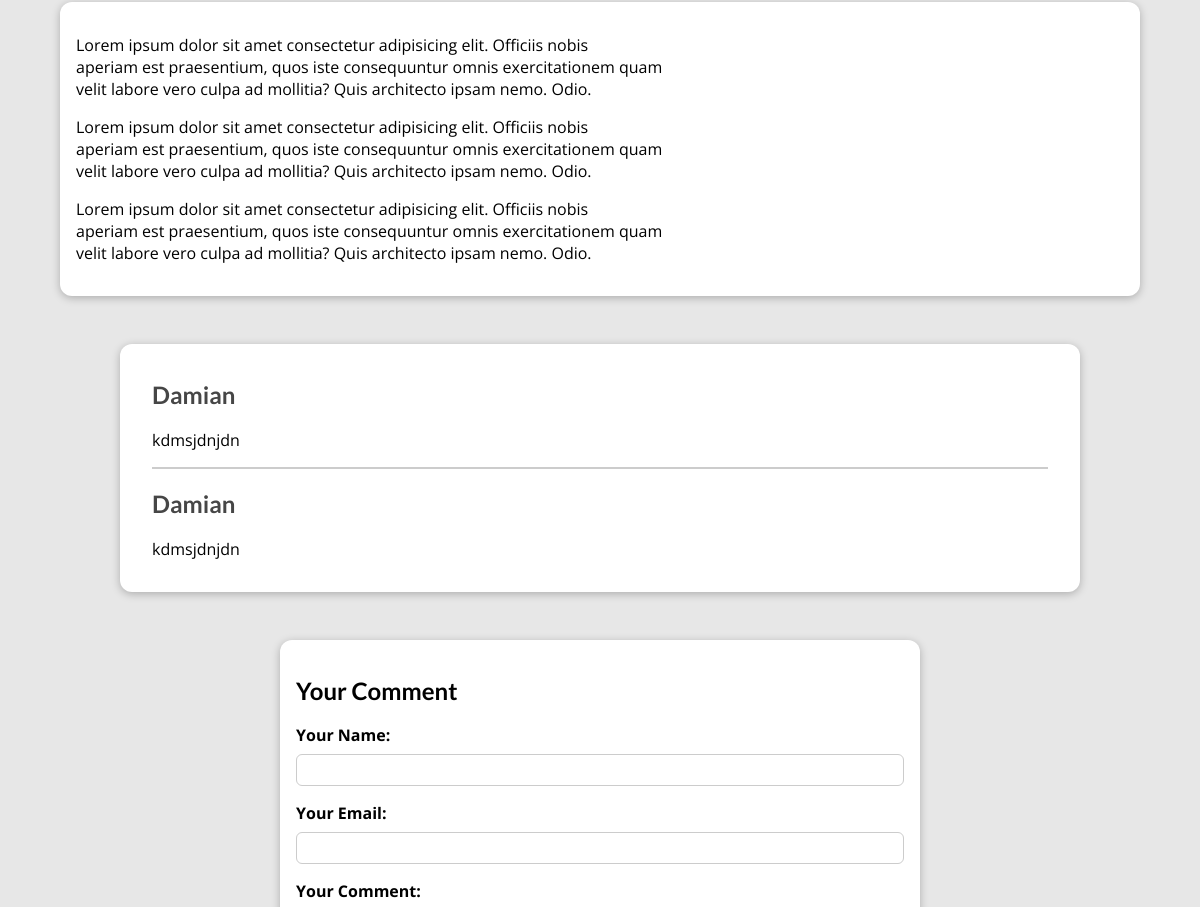
Page /posts/hike-in-the-mountains (middle part) on the earlier database version.
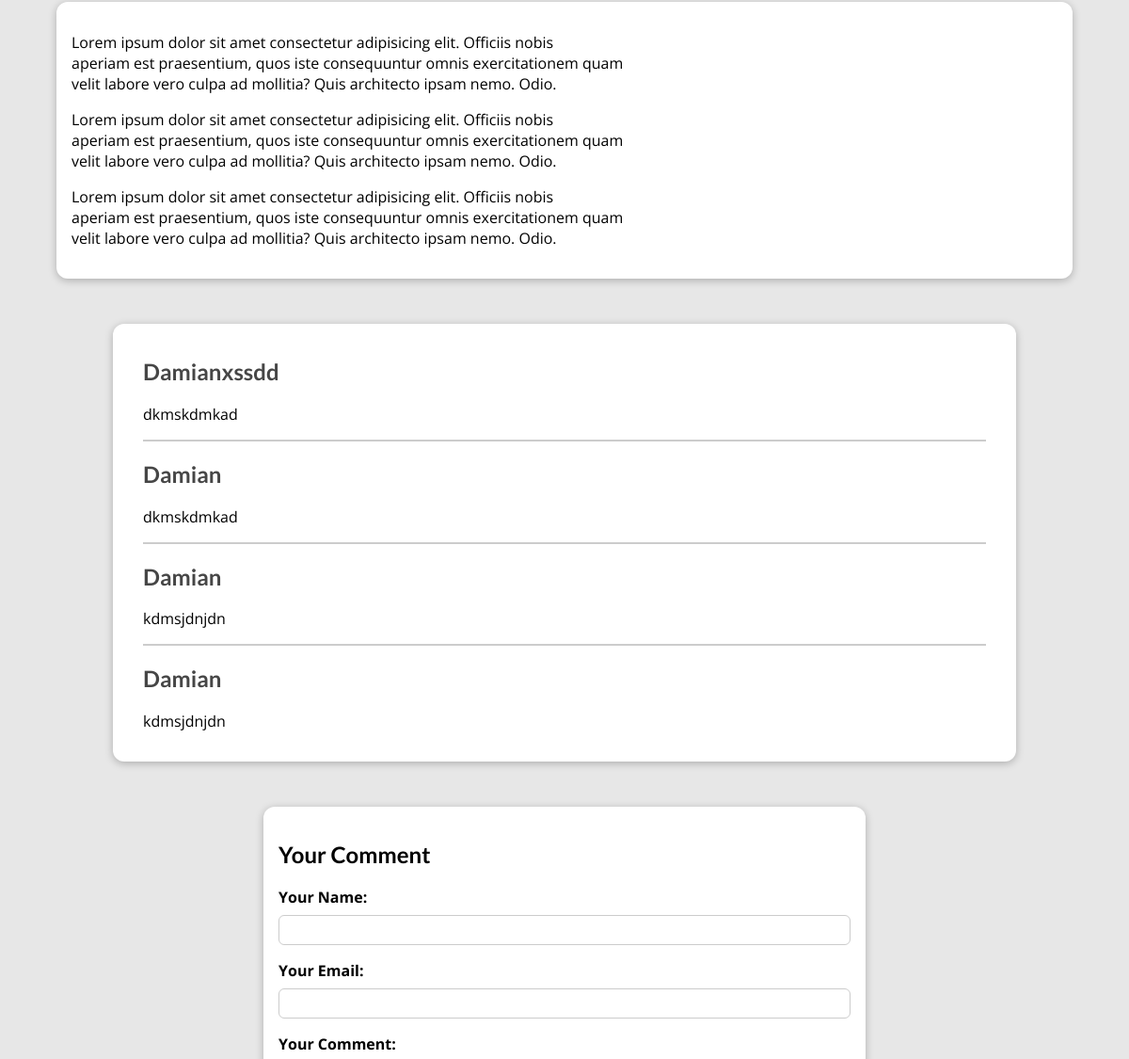
Same page on the later database version.
### blog/models.py (models this page shows, shortened)
class Comments(models.Model):
    user_name = models.CharField(max_length=50)
    user_email = models.EmailField(max_length=254)
    comment_imput = models.TextField()
    post = models.ForeignKey(Post, on_delete=models.CASCADE, related_name='comments')

### blog/views.py (the view, shortened to what this page needs)
# urls.py: path('posts/<slug>', views.PostDetail.as_view(),
class PostDetail(View):
    def is_stored_posts(self, request, post_id):
        stored_posts = request.session.get('stored-post')
        if stored_posts is not None:
            is_saved_for_later = post_id in stored_posts
        else:
            is_saved_for_later = False
        return is_saved_for_later
    def get(self, requests, slug):
        post = Post.objects.get(slug=slug)
        context = {
            'post': post,
            'post_tags': post.tag.all(),
            'comment_form' : CommentForm(),
            'comments' : post.comments.all().order_by('-id'),
            'saved_for_later' : self.is_stored_posts(requests, post.id)
        }
        return render(requests, 'blog/post-detail.html', context)

### blog/forms.py
class CommentForm(forms.ModelForm):
    class Meta():
        model = Comments
        exclude = ['post']
        labels = {
            'user_name': 'Your Name',
            'user_email': 'Your Email',
            'comment_imput': 'Your Comment'
        }

### blog/models.py (called while the page is built)
    def __str__(self) -> str:
        return f"{self.first_name} {self.last_name}"

### blog/templates/blog/post-detail.html (shortened to what this page needs)
{% extends 'base.html' %}
{% load static %}
{% block css_files %}
<link rel="stylesheet" href="{% static 'blog/post-detail.css' %}">
{% endblock css_files %}
{% block content %}
<main>
    {{ post.content| linebreaks}}
</main>
<section id="comments">
    <ul>
        {% for comment in comments %}
        <li>
            <h2>{{ comment.user_name }}</h2>
            <p>{{ comment.comment_imput }}</p>
        </li>
        {% endfor %}
    </ul>
</section>
<section id="comment-form">
    <h2>Your Comment</h2>
    <form action='{% url 'post-detail-page' post.slug %}' method = "POST">
        {% for form_field in comment_form %}
            <div class="form-control {% if form_field.errors %}invalid{% endif %}">
                {{ form_field.label_tag }}
                {{ form_field }}
            </div>
        {% endfor %}
    </form>
</section>
{% endblock content %}

Differences in the rows shown:
added Comments: user_name "Damianxssdd", comment_imput "dkmskdmkad"
added Comments: user_name "Damian", comment_imput "dkmskdmkad"
